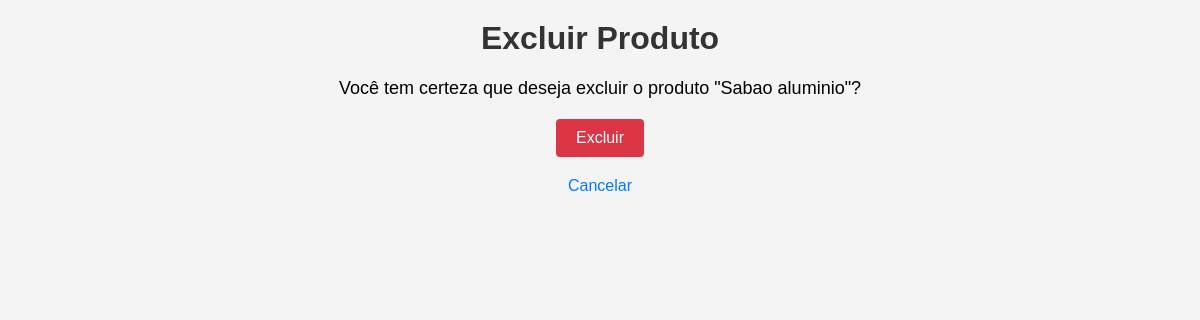
The page /produto/produto/1/excluir/ (signed in) on the database as committed earlier.
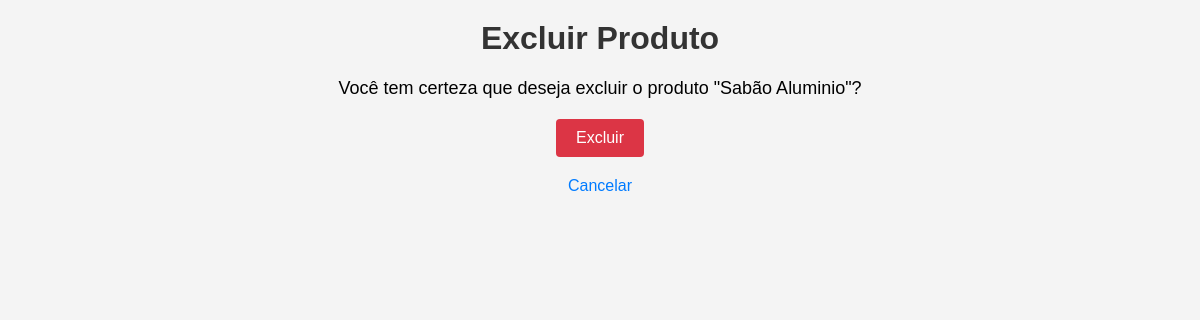
The same page on the database as committed later.
### produto/models.py (models this page shows, shortened)
class Produto(models.Model):
    user = models.ForeignKey(User, on_delete=models.CASCADE, related_name='produtos')
    nome = models.CharField(max_length=100)
    descricao = models.TextField(blank=True)
    preco = models.DecimalField(max_digits=10, decimal_places=2)
    quantidade = models.PositiveIntegerField(default=0)

### produto/views.py (the view)
# urls.py: path('produto/<int:produto_id>/excluir/', views.excluir_produto, name='excluir_produto'),
@login_required
def excluir_produto(request, produto_id):
    produto = get_object_or_404(Produto, id=produto_id)
    if request.method == 'POST':
        if request.user == produto.user or request.user.is_staff:
            produto.delete()
            return redirect('listar_produto')
        else:
            raise PermissionDenied
    return render(request, 'excluir_produto.html', {'produto': produto})

### produto/templates/excluir_produto.html (shortened to what this page needs)
<!DOCTYPE html>
<html lang="en">
<head>
    {% load static %}
    <link rel="stylesheet" href="{% static 'css/excluir_produto.css' %}">
</head>
<body>
    <h1>Excluir Produto</h1>
    <p>Você tem certeza que deseja excluir o produto "{{ produto.nome }}"?</p>
    <form method="post">
        <button type="submit">Excluir</button>
    </form>
    <a href="{% url 'listar_produto' %}">Cancelar</a>
</body>
</html>

Rows that differ between the two databases and show on the page:
changed Produto: nome "Sabao aluminio" → "Sabão Aluminio"
